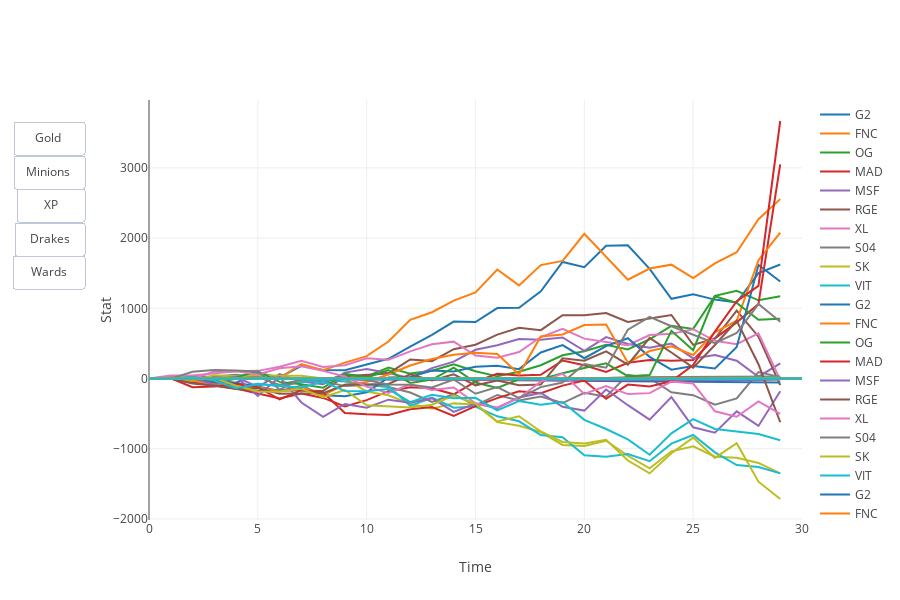

This figure's notebook cell:
### Code cell
iplot({
    'data': dataGold + dataMinions + dataXP + dataDrakes + dataWards,
    
    'layout': Layout(width = 900, height = 600,
                     xaxis = dict(title = 'Time'),
                     yaxis = dict(title = 'Stat'),
                     updatemenus = list([dict(type = "buttons", active = -1, buttons = buttonsGold, x = -0.1, y = 0.95),
                                         dict(type = "buttons", active = -1, buttons = buttonsMinions, x = -0.1, y = 0.87),
                                         dict(type = "buttons", active = -1, buttons = buttonsXP, x = -0.1, y = 0.79),
                                         dict(type = "buttons", active = -1, buttons = buttonsDrakes, x = -0.1, y = 0.71),
                                         dict(type = "buttons", active = -1, buttons = buttonsWards, x = -0.1, y = 0.63)]))
})

### Figure 1 — Plotly figure (JSON) as saved in the notebook; plotly's stock layout.template omitted (floating-point values rounded to 4 significant figures)
{"data": [{"mode": "lines", "name": "G2", "type": "scatter", "uid": "56a549ee-6ee4-11ea-a92f-30e37a7b83eb", "x": [0, 1, 2, 3, 4, 5, 6, 7, 8, 9, 10, 11, 12, 13, 14, 15, 16, 17, 18, 19, 20, 21, 22, 23, 24, 25, 26, 27, 28, 29, 30], "y": [0, 0, -23, -38, -60, 81, 16, 181, 123, 117, 198, 281, 455, 623, 811, 805, 1003, 1007, 1242, 1660, 1587, 1891, 1898, 1562, 1135, 1201, 1124, 1083, 1502, 1624]}, {"mode": "lines", "name": "FNC", "type": "scatter", "uid": "56a549ef-6ee4-11ea-b3eb-30e37a7b83eb", "x": [0, 1, 2, 3, 4, 5, 6, 7, 8, 9, 10, 11, 12, 13, 14, 15, 16, 17, 18, 19, 20, 21, 22, 23, 24, 25, 26, 27, 28, 29, 30], "y": [0, 27, 6, -56, 34, 0, 7, 204, 120, 227, 318, 527, 836, 944, 1109, 1226, 1553, 1326, 1616, 1675, 2061, 1731, 1408, 1566, 1622, 1430, 1639, 1799, 2269, 2555]}, {"mode": "lines", "name": "OG", "type": "scatter", "uid": "56a549f0-6ee4-11ea-bb3d-30e37a7b83eb", "x": [0, 1, 2, 3, 4, 5, 6, 7, 8, 9, 10, 11, 12, 13, 14, 15, 16, 17, 18, 19, 20, 21, 22, 23, 24, 25, 26, 27, 28, 29, 30], "y": [0, -2, -26, -64, -3, 22, 1, -10, -42, 62, 30, 157, 70, 112, 201, 103, 31, 97, 189, 331, 388, 482, 414, 559, 751, 707, 1177, 1249, 1114, 1173]}, {"mode": "lines", "name": "MAD", "type": "scatter", "uid": "56a549f1-6ee4-11ea-a371-30e37a7b83eb", "x": [0, 1, 2, 3, 4, 5, 6, 7, 8, 9, 10, 11, 12, 13, 14, 15, 16, 17, 18, 19, 20, 21, 22, 23, 24, 25, 26, 27, 28, 29, 30], "y": [0, -2, -57, -96, -144, -213, -285, -213, -276, -397, -308, -180, -123, -138, -225, -43, 68, 42, 54, 257, 189, 94, 224, 264, 254, 263, 572, 800, 1063, 3049]}, {"mode": "lines", "name": "MSF", "type": "scatter", "uid": "56a549f2-6ee4-11ea-914f-30e37a7b83eb", "x": [0, 1, 2, 3, 4, 5, 6, 7, 8, 9, 10, 11, 12, 13, 14, 15, 16, 17, 18, 19, 20, 21, 22, 23, 24, 25, 26, 27, 28, 29, 30], "y": [0, -2, 9, -12, 20, -119, 63, -41, -82, 84, 135, 79, 6, 148, 241, 409, 473, 563, 553, 584, 395, 591, 491, 439, 497, 286, 334, 253, 26, 216]}, {"mode": "lines", "name": "RGE", "type": "scatter", "uid": "56a549f3-6ee4-11ea-a18d-30e37a7b83eb", "x": [0, 1, 2, 3, 4, 5, 6, 7, 8, 9, 10, 11, 12, 13, 14, 15, 16, 17, 18, 19, 20, 21, 22, 23, 24, 25, 26, 27, 28, 29, 30], "y": [0, -1, -45, -52, -151, -173, -167, -175, -176, 32, 51, 73, 272, 248, 418, 482, 625, 724, 689, 902, 902, 934, 807, 851, 905, 479, 570, 966, 596, -93]}, {"mode": "lines", "name": "XL", "type": "scatter", "uid": "56a549f4-6ee4-11ea-a77e-30e37a7b83eb", "x": [0, 1, 2, 3, 4, 5, 6, 7, 8, 9, 10, 11, 12, 13, 14, 15, 16, 17, 18, 19, 20, 21, 22, 23, 24, 25, 26, 27, 28, 29, 30], "y": [0, 42, 44, 77, 104, 109, 168, 251, 163, 189, 288, 267, 387, 488, 525, 327, 296, 377, 591, 709, 568, 520, 475, 620, 636, 702, 537, 490, 643, -20]}, {"mode": "lines", "name": "S04", "type": "scatter", "uid": "56a549f5-6ee4-11ea-a9f6-30e37a7b83eb", "x": [0, 1, 2, 3, 4, 5, 6, 7, 8, 9, 10, 11, 12, 13, 14, 15, 16, 17, 18, 19, 20, 21, 22, 23, 24, 25, 26, 27, 28, 29, 30], "y": [0, -2, 22, 30, 52, 20, -90, -16, -38, -108, -93, -122, -199, -334, -223, -384, -234, -313, -255, -349, -203, -259, 54, 4, -196, -237, -374, -284, 92, 20]}, {"mode": "lines", "name": "SK", "type": "scatter", "uid": "56a549f6-6ee4-11ea-a208-30e37a7b83eb", "x": [0, 1, 2, 3, 4, 5, 6, 7, 8, 9, 10, 11, 12, 13, 14, 15, 16, 17, 18, 19, 20, 21, 22, 23, 24, 25, 26, 27, 28, 29, 30], "y": [0, -1, -31, 48, 32, 51, 39, 40, -1, 0, -187, -239, -359, -431, -354, -371, -621, -672, -762, -946, -961, -887, -1100, -1278, -1037, -965, -1114, -1128, -1202, -1352]}, {"mode": "lines", "name": "VIT", "type": "scatter", "uid": "56a549f7-6ee4-11ea-8550-30e37a7b83eb", "x": [0, 1, 2, 3, 4, 5, 6, 7, 8, 9, 10, 11, 12, 13, 14, 15, 16, 17, 18, 19, 20, 21, 22, 23, 24, 25, 26, 27, 28, 29, 30], "y": [0, -1, -13, -14, -119, -76, -105, -50, -18, -44, -90, -106, -390, -273, -415, -400, -538, -609, -805, -836, -1093, -1115, -1074, -1178, -928, -804, -1051, -1233, -1260, -1351]}, {"mode": "lines", "name": "G2", "type": "scatter", "uid": "56a549f8-6ee4-11ea-bec5-30e37a7b83eb", "x": [0, 1, 2, 3, 4, 5, 6, 7, 8, 9, 10, 11, 12, 13, 14, 15, 16, 17, 18, 19, 20, 21, 22, 23, 24, 25, 26, 27, 28, 29, 30], "y": [0, 0, -1, -1, -2, -3, -6, -6, -7, -8, -11, -9, -11, -13, -17, -20, -23, -27, -26, -29, -34, -39, -41, -43, -43, -46, -50, -53, -55, -58]}, {"mode": "lines", "name": "FNC", "type": "scatter", "uid": "56a549f9-6ee4-11ea-be16-30e37a7b83eb", "x": [0, 1, 2, 3, 4, 5, 6, 7, 8, 9, 10, 11, 12, 13, 14, 15, 16, 17, 18, 19, 20, 21, 22, 23, 24, 25, 26, 27, 28, 29, 30], "y": [0, 0, -1, -2, -1, -1, -2, -2, -2, 1, -2, 0, 1, -1, 0, 1, -5, -12, -7, -8, -8, -11, -16, -21, -21, -18, -20, -19, -17, -14]}, {"mode": "lines", "name": "OG", "type": "scatter", "uid": "56a549fa-6ee4-11ea-ab49-30e37a7b83eb", "x": [0, 1, 2, 3, 4, 5, 6, 7, 8, 9, 10, 11, 12, 13, 14, 15, 16, 17, 18, 19, 20, 21, 22, 23, 24, 25, 26, 27, 28, 29, 30], "y": [0, 0, -1, 0, 1, 3, -2, -1, 0, 5, 4, 6, 3, 3, 6, 2, -1, 2, 3, 3, 4, 3, 0, -1, -1, -4, -2, -7, -7, -4]}, {"mode": "lines", "name": "MAD", "type": "scatter", "uid": "56a549fb-6ee4-11ea-b7fb-30e37a7b83eb", "x": [0, 1, 2, 3, 4, 5, 6, 7, 8, 9, 10, 11, 12, 13, 14, 15, 16, 17, 18, 19, 20, 21, 22, 23, 24, 25, 26, 27, 28, 29, 30], "y": [0, 0, -1, -3, -2, -3, -6, -6, -5, -10, -10, -12, -11, -12, -13, -14, -16, -18, -18, -17, -12, -13, -15, -16, -12, -8, -10, -19, -16, -6]}, {"mode": "lines", "name": "MSF", "type": "scatter", "uid": "56a549fc-6ee4-11ea-a36d-30e37a7b83eb", "x": [0, 1, 2, 3, 4, 5, 6, 7, 8, 9, 10, 11, 12, 13, 14, 15, 16, 17, 18, 19, 20, 21, 22, 23, 24, 25, 26, 27, 28, 29, 30], "y": [0, 0, 0, -2, 2, -4, -1, -6, -10, -6, -10, -12, -12, -11, -14, -15, -13, -11, -12, -14, -13, -9, -10, -14, -16, -19, -22, -21, -22, -9]}, {"mode": "lines", "name": "RGE", "type": "scatter", "uid": "56a549fd-6ee4-11ea-9530-30e37a7b83eb", "x": [0, 1, 2, 3, 4, 5, 6, 7, 8, 9, 10, 11, 12, 13, 14, 15, 16, 17, 18, 19, 20, 21, 22, 23, 24, 25, 26, 27, 28, 29, 30], "y": [0, 0, -1, -2, -2, -4, -8, -7, -8, -6, -6, -6, -8, -6, -4, -5, -4, -6, -4, 0, 1, 1, 2, 3, 2, 1, 0, -1, -6, -8]}, {"mode": "lines", "name": "XL", "type": "scatter", "uid": "56a549fe-6ee4-11ea-8add-30e37a7b83eb", "x": [0, 1, 2, 3, 4, 5, 6, 7, 8, 9, 10, 11, 12, 13, 14, 15, 16, 17, 18, 19, 20, 21, 22, 23, 24, 25, 26, 27, 28, 29, 30], "y": [0, 0, 1, 2, 4, 1, 2, 1, 0, 0, -3, -7, -6, -7, -7, -11, -13, -12, -9, -10, -15, -11, -12, 1, 1, 1, -3, -6, 0, -5]}, {"mode": "lines", "name": "S04", "type": "scatter", "uid": "56a549ff-6ee4-11ea-87cf-30e37a7b83eb", "x": [0, 1, 2, 3, 4, 5, 6, 7, 8, 9, 10, 11, 12, 13, 14, 15, 16, 17, 18, 19, 20, 21, 22, 23, 24, 25, 26, 27, 28, 29, 30], "y": [0, 0, 2, 2, 3, 3, -1, 2, 3, 3, 3, 3, 2, 3, 5, 4, 6, 5, 5, 3, 6, 6, 17, 19, 21, 21, 22, 22, 29, 29]}, {"mode": "lines", "name": "SK", "type": "scatter", "uid": "56a54a00-6ee4-11ea-b392-30e37a7b83eb", "x": [0, 1, 2, 3, 4, 5, 6, 7, 8, 9, 10, 11, 12, 13, 14, 15, 16, 17, 18, 19, 20, 21, 22, 23, 24, 25, 26, 27, 28, 29, 30], "y": [0, 0, -1, -2, -2, -3, -3, 0, -2, 0, -1, -1, -3, 0, 1, -2, -5, -4, -5, -5, -2, -2, -2, -3, -1, 1, -1, 4, 1, 1]}, {"mode": "lines", "name": "VIT", "type": "scatter", "uid": "56a54a01-6ee4-11ea-8650-30e37a7b83eb", "x": [0, 1, 2, 3, 4, 5, 6, 7, 8, 9, 10, 11, 12, 13, 14, 15, 16, 17, 18, 19, 20, 21, 22, 23, 24, 25, 26, 27, 28, 29, 30], "y": [0, 0, 0, -1, -1, 0, -1, -3, -3, -6, -3, -5, -6, -4, -3, -2, -2, -3, -3, -3, -4, -4, -4, -6, 2, 9, 12, 8, 19, 17]}, {"mode": "lines", "name": "G2", "type": "scatter", "uid": "56a54a02-6ee4-11ea-bfdf-30e37a7b83eb", "x": [0, 1, 2, 3, 4, 5, 6, 7, 8, 9, 10, 11, 12, 13, 14, 15, 16, 17, 18, 19, 20, 21, 22, 23, 24, 25, 26, 27, 28, 29, 30], "y": [0, 0, -13, -30, -64, -115, -178, -103, -238, -252, -196, 15, 21, 115, 101, 167, 181, 134, 371, 476, 289, 462, 574, 309, 126, 178, 143, 448, 1618, 1381]}, {"mode": "lines", "name": "FNC", "type": "scatter", "uid": "56a54a03-6ee4-11ea-ac77-30e37a7b83eb", "x": [0, 1, 2, 3, 4, 5, 6, 7, 8, 9, 10, 11, 12, 13, 14, 15, 16, 17, 18, 19, 20, 21, 22, 23, 24, 25, 26, 27, 28, 29, 30], "y": [0, 1, -28, -84, -95, -124, -184, -115, -236, -87, -50, 57, 186, 278, 339, 366, 349, 60, 599, 627, 762, 770, 226, 391, 459, 335, 657, 823, 1686, 2078]}, {"mode": "lines", "name": "OG", "type": "scatter", "uid": "56a54a04-6ee4-11ea-a7c0-30e37a7b83eb", "x": [0, 1, 2, 3, 4, 5, 6, 7, 8, 9, 10, 11, 12, 13, 14, 15, 16, 17, 18, 19, 20, 21, 22, 23, 24, 25, 26, 27, 28, 29, 30], "y": [0, -1, 2, -1, 17, 103, -48, -81, -131, 67, 10, 121, -62, -16, 155, -57, -134, -11, -11, 76, 151, 216, 33, 49, 680, 403, 1171, 1078, 838, 850]}, {"mode": "lines", "name": "MAD", "type": "scatter", "uid": "56a54a05-6ee4-11ea-a471-30e37a7b83eb", "x": [0, 1, 2, 3, 4, 5, 6, 7, 8, 9, 10, 11, 12, 13, 14, 15, 16, 17, 18, 19, 20, 21, 22, 23, 24, 25, 26, 27, 28, 29, 30], "y": [0, 3, -124, -114, -76, -124, -296, -166, -200, -491, -509, -519, -439, -405, -534, -394, -279, -181, -210, -101, -28, -288, -86, -113, -40, 191, 669, 1101, 1320, 3668]}, {"mode": "lines", "name": "MSF", "type": "scatter", "uid": "56a54a06-6ee4-11ea-a74e-30e37a7b83eb", "x": [0, 1, 2, 3, 4, 5, 6, 7, 8, 9, 10, 11, 12, 13, 14, 15, 16, 17, 18, 19, 20, 21, 22, 23, 24, 25, 26, 27, 28, 29, 30], "y": [0, -1, 11, -90, 27, -247, 24, -341, -547, -362, -416, -301, -346, -280, -476, -356, -423, -269, -205, -403, -457, -156, -380, -585, -264, -694, -771, -468, -675, -182]}, {"mode": "lines", "name": "RGE", "type": "scatter", "uid": "56a54a07-6ee4-11ea-b0cc-30e37a7b83eb", "x": [0, 1, 2, 3, 4, 5, 6, 7, 8, 9, 10, 11, 12, 13, 14, 15, 16, 17, 18, 19, 20, 21, 22, 23, 24, 25, 26, 27, 28, 29, 30], "y": [0, -1, -72, -103, -149, -137, -218, -215, -209, -89, -84, -77, 59, -26, 59, -97, -30, -95, -86, 287, 253, 387, 197, 579, 371, 155, 478, 823, 204, -623]}, {"mode": "lines", "name": "XL", "type": "scatter", "uid": "56a54a08-6ee4-11ea-83cc-30e37a7b83eb", "x": [0, 1, 2, 3, 4, 5, 6, 7, 8, 9, 10, 11, 12, 13, 14, 15, 16, 17, 18, 19, 20, 21, 22, 23, 24, 25, 26, 27, 28, 29, 30], "y": [0, 4, -3, 99, 105, 59, 147, 176, 109, 29, -115, -204, -82, -162, -128, -352, -411, -277, -44, 69, -220, -108, -222, -208, -44, -72, -467, -545, -327, -505]}, {"mode": "lines", "name": "S04", "type": "scatter", "uid": "56a54a09-6ee4-11ea-809b-30e37a7b83eb", "x": [0, 1, 2, 3, 4, 5, 6, 7, 8, 9, 10, 11, 12, 13, 14, 15, 16, 17, 18, 19, 20, 21, 22, 23, 24, 25, 26, 27, 28, 29, 30], "y": [0, -1, 95, 120, 116, 99, -157, -4, 8, 2, -22, -85, -90, -127, -14, -217, -122, -278, -122, -57, 207, 154, 696, 879, 744, 627, 504, 648, 1061, 809]}, {"mode": "lines", "name": "SK", "type": "scatter", "uid": "56a54a0a-6ee4-11ea-8715-30e37a7b83eb", "x": [0, 1, 2, 3, 4, 5, 6, 7, 8, 9, 10, 11, 12, 13, 14, 15, 16, 17, 18, 19, 20, 21, 22, 23, 24, 25, 26, 27, 28, 29, 30], "y": [0, 2, -14, 9, -103, -185, -188, -146, -266, -164, -382, -394, -412, -373, -242, -359, -611, -538, -754, -904, -925, -872, -1168, -1351, -1065, -841, -1130, -922, -1469, -1716]}, {"mode": "lines", "name": "VIT", "type": "scatter", "uid": "56a54a0b-6ee4-11ea-b372-30e37a7b83eb", "x": [0, 1, 2, 3, 4, 5, 6, 7, 8, 9, 10, 11, 12, 13, 14, 15, 16, 17, 18, 19, 20, 21, 22, 23, 24, 25, 26, 27, 28, 29, 30], "y": [0, 2, 22, -28, -138, -82, -102, -132, -44, -176, -183, -151, -337, -231, -280, -275, -454, -320, -374, -335, -588, -719, -866, -1085, -781, -579, -718, -756, -791, -880]}, {"mode": "lines", "name": "G2", "type": "scatter", "uid": "56a54a0c-6ee4-11ea-bb00-30e37a7b83eb", "x": [0, 1, 2, 3, 4, 5, 6, 7, 8, 9, 10, 11, 12, 13, 14, 15, 16, 17, 18, 19, 20, 21, 22, 23, 24, 25, 26, 27, 28, 29, 30], "y": [0, 0, 0, 0, 0, 0, 0, 0, 0.12, 0.19, 0.38, 0.38, 0.44, 0.5, 0.69, 0.94, 1, 1.06, 1.12, 1.25, 1.56, 1.75, 1.75, 1.81, 1.88, 1.94, 2.19, 2.25, 2.31, 2.44, 2.44]}, {"mode": "lines", "name": "FNC", "type": "scatter", "uid": "56a54a0d-6ee4-11ea-8dc5-30e37a7b83eb", "x": [0, 1, 2, 3, 4, 5, 6, 7, 8, 9, 10, 11, 12, 13, 14, 15, 16, 17, 18, 19, 20, 21, 22, 23, 24, 25, 26, 27, 28, 29, 30], "y": [0, 0, 0, 0, 0, 0, 0, 0.19, 0.38, 0.44, 0.56, 0.56, 0.56, 0.75, 1, 1.19, 1.25, 1.31, 1.44, 1.62, 1.94, 2, 2.06, 2.06, 2.19, 2.38, 2.62, 2.75, 2.75, 2.81, 2.88]}, {"mode": "lines", "name": "OG", "type": "scatter", "uid": "56a54a0e-6ee4-11ea-a032-30e37a7b83eb", "x": [0, 1, 2, 3, 4, 5, 6, 7, 8, 9, 10, 11, 12, 13, 14, 15, 16, 17, 18, 19, 20, 21, 22, 23, 24, 25, 26, 27, 28, 29, 30], "y": [0, 0, 0, 0, 0, 0, 0, 0, 0.06, 0.06, 0.12, 0.12, 0.12, 0.12, 0.25, 0.25, 0.31, 0.38, 0.38, 0.56, 0.56, 0.62, 0.75, 0.88, 0.94, 1, 1.12, 1.25, 1.44, 1.62, 1.75]}, {"mode": "lines", "name": "MAD", "type": "scatter", "uid": "56a54a0f-6ee4-11ea-aea9-30e37a7b83eb", "x": [0, 1, 2, 3, 4, 5, 6, 7, 8, 9, 10, 11, 12, 13, 14, 15, 16, 17, 18, 19, 20, 21, 22, 23, 24, 25, 26, 27, 28, 29, 30], "y": [0, 0, 0, 0, 0, 0, 0.06, 0.25, 0.44, 0.5, 0.56, 0.69, 0.75, 1, 1, 1.12, 1.25, 1.38, 1.44, 1.62, 1.69, 1.88, 1.88, 2, 2.12, 2.25, 2.38, 2.44, 2.44, 2.62, 2.62]}, {"mode": "lines", "name": "MSF", "type": "scatter", "uid": "56a54a10-6ee4-11ea-aa7a-30e37a7b83eb", "x": [0, 1, 2, 3, 4, 5, 6, 7, 8, 9, 10, 11, 12, 13, 14, 15, 16, 17, 18, 19, 20, 21, 22, 23, 24, 25, 26, 27, 28, 29, 30], "y": [0, 0, 0, 0, 0, 0, 0, 0.06, 0.12, 0.25, 0.31, 0.31, 0.44, 0.56, 0.81, 0.94, 0.94, 0.94, 1, 1.06, 1.25, 1.25, 1.25, 1.38, 1.5, 1.56, 1.69, 1.69, 1.75, 1.75, 1.88]}, {"mode": "lines", "name": "RGE", "type": "scatter", "uid": "56a54a11-6ee4-11ea-a23a-30e37a7b83eb", "x": [0, 1, 2, 3, 4, 5, 6, 7, 8, 9, 10, 11, 12, 13, 14, 15, 16, 17, 18, 19, 20, 21, 22, 23, 24, 25, 26, 27, 28, 29, 30], "y": [0, 0, 0, 0, 0, 0, 0.12, 0.25, 0.56, 0.56, 0.56, 0.56, 0.75, 0.94, 0.94, 1, 1, 1.06, 1.19, 1.25, 1.38, 1.38, 1.38, 1.5, 1.81, 2, 2, 2, 2, 2.12, 2.19]}, {"mode": "lines", "name": "XL", "type": "scatter", "uid": "56a54a12-6ee4-11ea-b641-30e37a7b83eb", "x": [0, 1, 2, 3, 4, 5, 6, 7, 8, 9, 10, 11, 12, 13, 14, 15, 16, 17, 18, 19, 20, 21, 22, 23, 24, 25, 26, 27, 28, 29, 30], "y": [0, 0, 0, 0, 0, 0, 0, 0.12, 0.38, 0.56, 0.56, 0.56, 0.62, 0.62, 0.75, 0.81, 0.81, 0.88, 1, 1.19, 1.31, 1.38, 1.38, 1.38, 1.56, 1.62, 1.69, 1.69, 1.75, 1.81, 1.81]}, {"mode": "lines", "name": "S04", "type": "scatter", "uid": "56a54a13-6ee4-11ea-88ee-30e37a7b83eb", "x": [0, 1, 2, 3, 4, 5, 6, 7, 8, 9, 10, 11, 12, 13, 14, 15, 16, 17, 18, 19, 20, 21, 22, 23, 24, 25, 26, 27, 28, 29, 30], "y": [0, 0, 0, 0, 0, 0, 0, 0.12, 0.12, 0.25, 0.25, 0.25, 0.31, 0.38, 0.62, 0.69, 0.75, 0.75, 0.94, 1.12, 1.19, 1.25, 1.25, 1.31, 1.44, 1.69, 1.69, 1.75, 1.81, 1.88, 1.94]}, {"mode": "lines", "name": "SK", "type": "scatter", "uid": "56a54a14-6ee4-11ea-8af3-30e37a7b83eb", "x": [0, 1, 2, 3, 4, 5, 6, 7, 8, 9, 10, 11, 12, 13, 14, 15, 16, 17, 18, 19, 20, 21, 22, 23, 24, 25, 26, 27, 28, 29, 30], "y": [0, 0, 0, 0, 0, 0, 0.12, 0.25, 0.25, 0.25, 0.31, 0.31, 0.38, 0.62, 0.69, 0.75, 0.75, 0.81, 0.94, 1.06, 1.06, 1.06, 1.06, 1.06, 1.19, 1.25, 1.25, 1.25, 1.31, 1.44, 1.44]}, {"mode": "lines", "name": "VIT", "type": "scatter", "uid": "56a54a15-6ee4-11ea-a8a8-30e37a7b83eb", "x": [0, 1, 2, 3, 4, 5, 6, 7, 8, 9, 10, 11, 12, 13, 14, 15, 16, 17, 18, 19, 20, 21, 22, 23, 24, 25, 26, 27, 28, 29, 30], "y": [0, 0, 0, 0, 0, 0, 0, 0.06, 0.12, 0.12, 0.12, 0.12, 0.19, 0.31, 0.38, 0.44, 0.5, 0.5, 0.56, 0.62, 0.75, 0.75, 0.81, 0.81, 0.94, 0.94, 1, 1.06, 1.06, 1.12, 1.12]}, {"mode": "lines", "name": "G2", "type": "scatter", "uid": "56a54a16-6ee4-11ea-9756-30e37a7b83eb", "x": [0, 1, 2, 3, 4, 5, 6, 7, 8, 9, 10, 11, 12, 13, 14, 15, 16, 17, 18, 19, 20, 21, 22, 23, 24, 25, 26, 27, 28, 29, 30], "y": [0, -0.5, -0.9, -0.3, -0.4, -0.3, 0.3, 0.3, 0.6, -0.2, 3.331e-16, 0, 0.3, 0.9, 1.6, 1.5, 2.0, 2.4, 2.0, 2.9, 2.9, 2.4, 3.1, 2.9, 2.9, 3.4, 3.3, 3.2, 3.7, 3.2]}, {"mode": "lines", "name": "FNC", "type": "scatter", "uid": "56a54a17-6ee4-11ea-be83-30e37a7b83eb", "x": [0, 1, 2, 3, 4, 5, 6, 7, 8, 9, 10, 11, 12, 13, 14, 15, 16, 17, 18, 19, 20, 21, 22, 23, 24, 25, 26, 27, 28, 29, 30], "y": [0, 0, -0.2, -0.5, -0.4, -0.4, -0.1, 0.2, -0.4, -0.3, -0.5, -0.1, -0.6, -0.6, -0.4, -0.8, -1.0, -1.6, -1.6, -2.2, -2.2, -2.9, -2.5, -3.0, -3.7, -3.8, -4.6, -4.8, -5.1, -5.6]}, {"mode": "lines", "name": "OG", "type": "scatter", "uid": "56a54a18-6ee4-11ea-95fa-30e37a7b83eb", "x": [0, 1, 2, 3, 4, 5, 6, 7, 8, 9, 10, 11, 12, 13, 14, 15, 16, 17, 18, 19, 20, 21, 22, 23, 24, 25, 26, 27, 28, 29, 30], "y": [0, 0, -0.1, -0.2, 0.1, -0.2, -0.4, -0.4, -0.7, -0.3, -0.4, -0.5, -0.4, -0.6, -0.6, -0.6, -0.5, -0.3, -0.3, -0.5, -0.7, -0.8, -1.0, -1.2, -1.1, -1.4, -1.7, -2.5, -2.8, -2.7]}, {"mode": "lines", "name": "MAD", "type": "scatter", "uid": "56a54a19-6ee4-11ea-98e2-30e37a7b83eb", "x": [0, 1, 2, 3, 4, 5, 6, 7, 8, 9, 10, 11, 12, 13, 14, 15, 16, 17, 18, 19, 20, 21, 22, 23, 24, 25, 26, 27, 28, 29, 30], "y": [0, -0.3, -0.6, -0.9, -0.9, -1.6, -1.4, -0.7, -0.8, -1.2, -0.7, -0.7, -1.1, -0.7, 0.2, 0.1, 0.7, 0.9, 1.1, 1.9, 1.8, 2.6, 2.9, 3.5, 3.4, 4.0, 3.7, 3.7, 4.4, 4.3]}, {"mode": "lines", "name": "MSF", "type": "scatter", "uid": "56a54a1a-6ee4-11ea-8f6d-30e37a7b83eb", "x": [0, 1, 2, 3, 4, 5, 6, 7, 8, 9, 10, 11, 12, 13, 14, 15, 16, 17, 18, 19, 20, 21, 22, 23, 24, 25, 26, 27, 28, 29, 30], "y": [0, 0.3, 0.5, 0.5, 0.4, 0.2, 0.4, 0.5, 0.3, 0.7, 0.2, 0.4, 0.4, -0.2, -0.2, -0.4, -0.7, -0.8, -1.4, -1.1, -1.5, -1.6, -1.9, -2.2, -2.7, -3, -3.2, -3.7, -4, -4.4]}, {"mode": "lines", "name": "RGE", "type": "scatter", "uid": "56a54a1b-6ee4-11ea-80d8-30e37a7b83eb", "x": [0, 1, 2, 3, 4, 5, 6, 7, 8, 9, 10, 11, 12, 13, 14, 15, 16, 17, 18, 19, 20, 21, 22, 23, 24, 25, 26, 27, 28, 29, 30], "y": [0, -0.6, -0.4, -0.3, -0.2, -0.2, -0.3, 0.2, 0.2, 0, 0.1, 0.1, 1.332e-15, 0.2, -0.2, -0.7, -0.2, -0.1, -0.1, 0.3, -0.1, 0.1, -0.3, -0.1, -0.3, 0.2, -0.2, -0.4, -0.6, -0.8]}, {"mode": "lines", "name": "XL", "type": "scatter", "uid": "56a54a1c-6ee4-11ea-a1ae-30e37a7b83eb", "x": [0, 1, 2, 3, 4, 5, 6, 7, 8, 9, 10, 11, 12, 13, 14, 15, 16, 17, 18, 19, 20, 21, 22, 23, 24, 25, 26, 27, 28, 29, 30], "y": [0, 0.4, -0.1, 0.4, 0.2, 0.5, 0.3, 0.2, -0.2, -0.5, -0.7, -1.0, -0.9, -1, -1.6, -1.6, -1.2, -1.8, -2.3, -2.4, -3.0, -2.9, -3.6, -4.2, -4.2, -4.5, -4.9, -5.5, -5.5, -5.7]}, {"mode": "lines", "name": "S04", "type": "scatter", "uid": "56a54a1d-6ee4-11ea-87ec-30e37a7b83eb", "x": [0, 1, 2, 3, 4, 5, 6, 7, 8, 9, 10, 11, 12, 13, 14, 15, 16, 17, 18, 19, 20, 21, 22, 23, 24, 25, 26, 27, 28, 29, 30], "y": [0, -0.2, -0.4, 0.2, 0.1, -0.5, -1, -0.7, -1.1, -1.9, -1.9, -1.9, -2.4, -2.1, -2.4, -2.5, -2.4, -2.5, -2.9, -2.9, -2.8, -2.7, -2.8, -2.8, -3.5, -3.1, -3.5, -3.5, -3.3, -3.5]}, {"mode": "lines", "name": "SK", "type": "scatter", "uid": "56a54a1e-6ee4-11ea-8ef3-30e37a7b83eb", "x": [0, 1, 2, 3, 4, 5, 6, 7, 8, 9, 10, 11, 12, 13, 14, 15, 16, 17, 18, 19, 20, 21, 22, 23, 24, 25, 26, 27, 28, 29, 30], "y": [0, 0.6, 0.4, 0, -0.1, 0.1, -0.2, -0.1, -0.2, 0, 0, 0.1, 0.4, 0.2, -0.1, 1.776e-15, -0.1, 0.2, 0.4, 1.0, 1.5, 1.7, 2, 2.1, 2.7, 3.2, 3.5, 3.8, 4.3, 4.1]}, {"mode": "lines", "name": "VIT", "type": "scatter", "uid": "56a54a1f-6ee4-11ea-87a9-30e37a7b83eb", "x": [0, 1, 2, 3, 4, 5, 6, 7, 8, 9, 10, 11, 12, 13, 14, 15, 16, 17, 18, 19, 20, 21, 22, 23, 24, 25, 26, 27, 28, 29, 30], "y": [0, 0.4, -0.7, -0.3, -0.4, -0.9, -1, -0.4, -1.5, -1.5, -1.1, -0.4, -0.8, -1.3, -0.7, -1.4, -1.3, -1.3, -1.8, -1.8, -1.6, -1.5, -2.1, -1.2, -2, -2.1, -1.9, -2.1, -2.0, -2.6]}], "layout": {"height": 600, "updatemenus": [{"active": -1, "buttons": [{"args": [{"visible": [true, true, true, true, true, true, true, true, true, true, false, false, false, false, false, false, false, false, false, false, false, false, false, false, false, false, false, false, false, false, false, false, false, false, false, false, false, false, false, false, false, false, false, false, false, false, false, false, false, false]}, {"title": "Gold Difference"}], "label": "   Gold    ", "method": "update"}], "type": "buttons", "x": -0.1, "y": 0.95}, {"active": -1, "buttons": [{"args": [{"visible": [false, false, false, false, false, false, false, false, false, false, true, true, true, true, true, true, true, true, true, true, false, false, false, false, false, false, false, false, false, false, false, false, false, false, false, false, false, false, false, false, false, false, false, false, false, false, false, false, false, false]}, {"title": "Minions Difference"}], "label": "Minions ", "method": "update"}], "type": "buttons", "x": -0.1, "y": 0.87}, {"active": -1, "buttons": [{"args": [{"visible": [false, false, false, false, false, false, false, false, false, false, false, false, false, false, false, false, false, false, false, false, true, true, true, true, true, true, true, true, true, true, false, false, false, false, false, false, false, false, false, false, false, false, false, false, false, false, false, false, false, false]}, {"title": "XP Difference"}], "label": "     XP     ", "method": "update"}], "type": "buttons", "x": -0.1, "y": 0.79}, {"active": -1, "buttons": [{"args": [{"visible": [false, false, false, false, false, false, false, false, false, false, false, false, false, false, false, false, false, false, false, false, false, false, false, false, false, false, false, false, false, false, true, true, true, true, true, true, true, true, true, true, false, false, false, false, false, false, false, false, false, false]}, {"title": "Drakes Taken"}], "label": " Drakes ", "method": "update"}], "type": "buttons", "x": -0.1, "y": 0.71}, {"active": -1, "buttons": [{"args": [{"visible": [false, false, false, false, false, false, false, false, false, false, false, false, false, false, false, false, false, false, false, false, false, false, false, false, false, false, false, false, false, false, false, false, false, false, false, false, false, false, false, false, true, true, true, true, true, true, true, true, true, true]}, {"title": "Wards Placed Difference"}], "label": "  Wards  ", "method": "update"}], "type": "buttons", "x": -0.1, "y": 0.63}], "width": 900, "xaxis": {"title": "Time"}, "yaxis": {"title": "Stat"}}}
